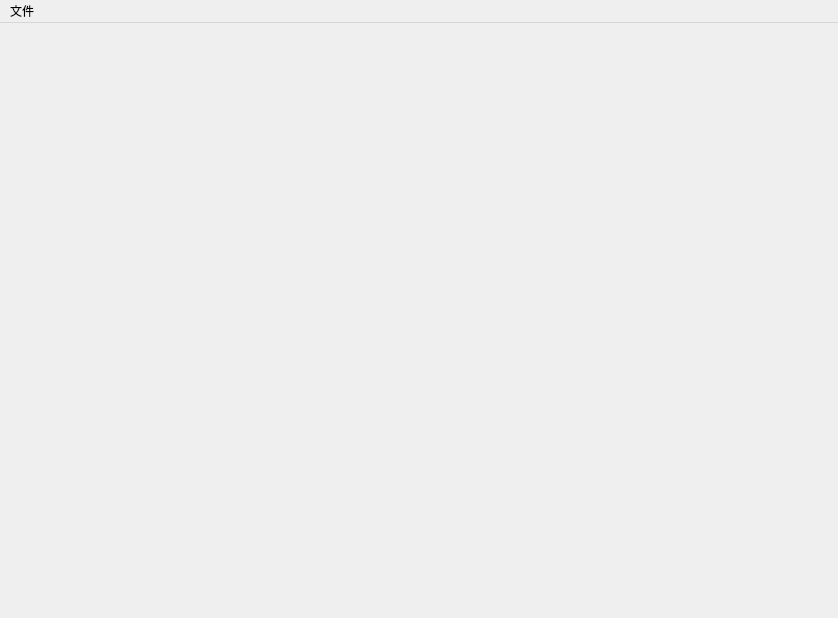
<?xml version="1.0" encoding="UTF-8"?>
<ui version="4.0">
 <class>MainWindowUI</class>
 <widget class="QMainWindow" name="MainWindowUI">
  <property name="geometry">
   <rect>
    <x>0</x>
    <y>0</y>
    <width>838</width>
    <height>618</height>
   </rect>
  </property>
  <property name="windowTitle">
   <string>MainWindowUI</string>
  </property>
  <widget class="QMenuBar" name="menuBar">
   <property name="geometry">
    <rect>
     <x>0</x>
     <y>0</y>
     <width>838</width>
     <height>26</height>
    </rect>
   </property>
   <widget class="QMenu" name="menu">
    <property name="title">
     <string>文件</string>
    </property>
    <addaction name="action"/>
    <addaction name="action_2"/>
    <addaction name="action_3"/>
   </widget>
   <addaction name="menu"/>
  </widget>
  <action name="action">
   <property name="text">
    <string>打开</string>
   </property>
  </action>
  <action name="action_2">
   <property name="text">
    <string>保存</string>
   </property>
  </action>
  <action name="action_3">
   <property name="text">
    <string>退出</string>
   </property>
  </action>
 </widget>
 <resources>
  <include location="../../res/resource.qrc"/>
 </resources>
 <connections/>
</ui>
